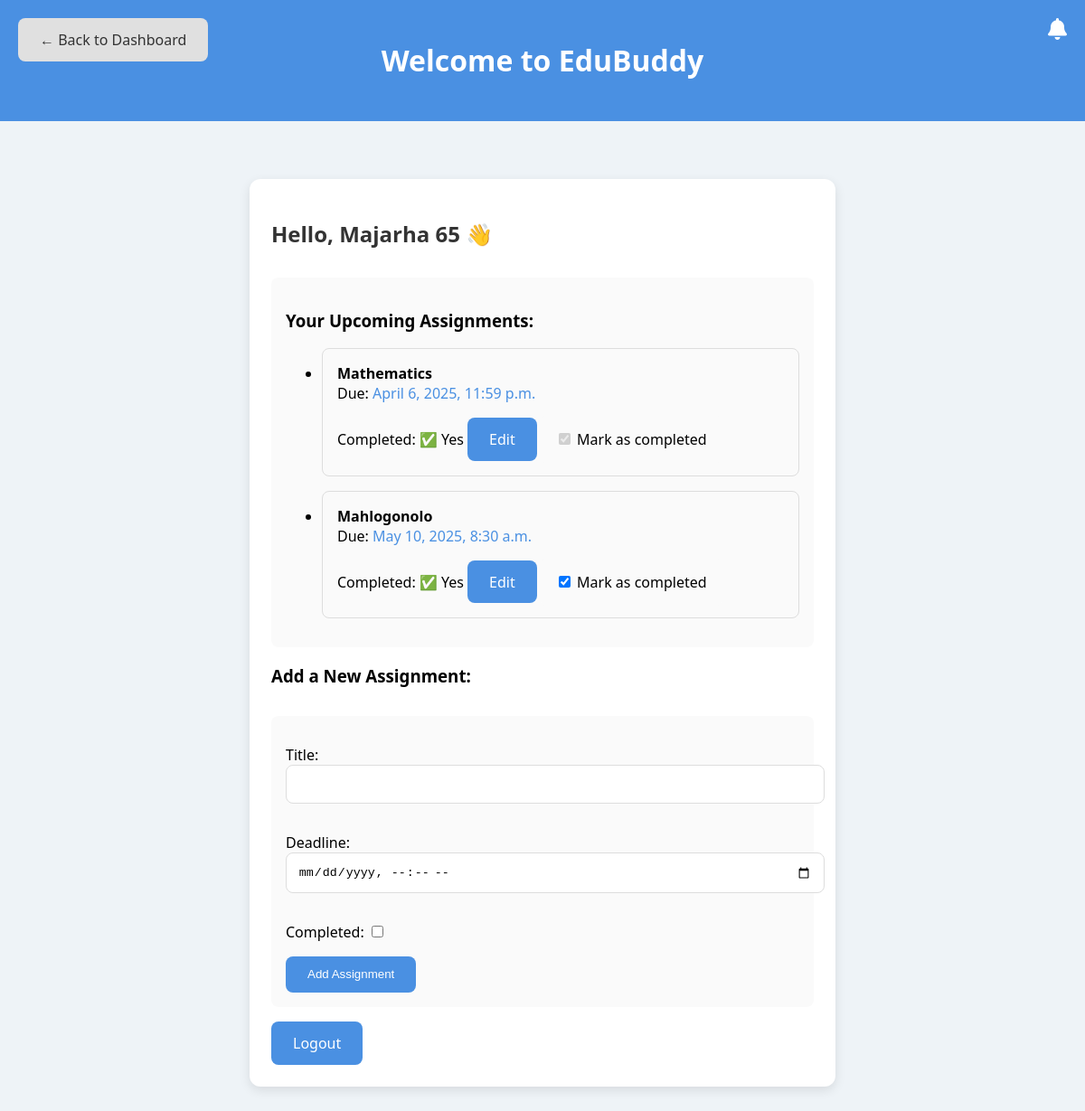
/assignments/ (signed in), run on the app's committed database.
### planner/models.py (models this page shows, shortened)
class Assignment(models.Model):
    title = models.CharField(max_length=200)
    deadline = models.DateTimeField()
    user = models.ForeignKey(User, on_delete=models.CASCADE)
    completed = models.BooleanField(default=False)  # New field to track completion status

### planner/views.py (the view, shortened to what this page needs)
# urls.py: path('assignments/', views.assignments_view, name='assignments'),
def assignments_view(request):
    assignments = Assignment.objects.filter(user=request.user)
    form = AssignmentForm()
    return render(request, 'planner/assignments.html', {'assignments': assignments, 'form': form})

### planner/forms.py
class AssignmentForm(forms.ModelForm):
    class Meta:
        model = Assignment
        fields = ['title', 'deadline', 'completed']  # Add 'completed' to the fields
        widgets = {
            'deadline': forms.DateTimeInput(attrs={'type': 'datetime-local'}),
            'completed': forms.CheckboxInput()  # Optional: You can customize the checkbox input widget
        }

### planner/templates/planner/assignments.html (shortened to what this page needs)
<!DOCTYPE html>
<html lang="en">
<head>
    <link rel="stylesheet" href="https://cdnjs.cloudflare.com/ajax/libs/font-awesome/6.0.0-beta3/css/all.min.css">
</head>
<body>
    <header>
        <h1>Welcome to EduBuddy</h1>
        <i class="fas fa-bell reminder-icon" onclick="toggleReminderForm()"></i>
    </header>
    <main>
        <div class="card">
            <h2>Hello, {{ request.user.username }} 👋</h2>
            <div class="assignments-list">
                <h3>Your Upcoming Assignments:</h3>
                <ul>
                {% if assignments %}
                        {% for assignment in assignments %}
                            <li class="assignment">
                                <strong>{{ assignment.title }}</strong><br>
                                Due: <span class="deadline">{{ assignment.deadline|date:"F j, Y, g:i a" }}</span><br>
                                Completed:
                                {% if assignment.completed %} ✅ Yes
                                {% else %} ❌ No
                                {% endif %}
                                <a href="{% url 'edit_assignment' assignment.id %}" class="button">Edit</a>
                                <form method="POST" style="display:inline;">
                                    <label for="completed">
                                        <input type="checkbox" name="completed" value="true" id="completed"
                                            {% if assignment.completed %}checked{% endif %}
                                            onchange="this.form.submit()">
                                        Mark as completed
                                    </label>
                                </form>
                    </li>
                    {% endfor %}
                {% else %}
                    <p>No upcoming assignments. Great job staying on top of things!</p>
                {% endif %}
            </ul>
            </div>
            <div class="assignment-form">
                <h3>Add a New Assignment:</h3>
                <form method="POST">
                    {{ form.as_p }}
                    <button type="submit">Add Assignment</button>
                    <a href="{% url 'dashboard' %}" class="back-to-dashboard">← Back to Dashboard</a>
                </form>
            </div>
            <a href="{% url 'logout' %}" class="button">Logout</a>
        </div>
    </main>
</body>
</html>

### planner/templates/planner/assignments.html (style rules this page uses)
body { font-family: 'Segoe UI', sans-serif; background-color: #eef3f7; margin: 0; padding: 0; }
header { background-color: #4a90e2; color: white; padding: 1.5rem; text-align: center; position: relative; }
.reminder-icon { position: absolute; top: 20px; right: 20px; font-size: 24px; cursor: pointer; color: white; }
main { padding: 2rem; }
.card { background-color: white; padding: 1.5rem; border-radius: 12px; box-shadow: 0 4px 12px rgba(0,0,0,0.1); max-width: 600px; margin: 2rem auto; }
h2 { color: #333; }
a.button { display: inline-block; margin-top: 1rem; padding: 0.8rem 1.5rem; background-color: #4a90e2; color: white; border-radius: 8px; text-decoration: none; }
.assignments-list { margin-top: 2rem; padding: 1rem; background-color: #fafafa; border-radius: 8px; }
.assignment { margin-bottom: 1rem; padding: 1rem; border: 1px solid #ddd; border-radius: 8px; }
.deadline { color: #4a90e2; }
form { margin-top: 2rem; padding: 1rem; background-color: #fafafa; border-radius: 8px; }
input[type="text"], input[type="datetime-local"], textarea { width: 100%; padding: 0.8rem; margin-bottom: 1rem; border: 1px solid #ddd; border-radius: 8px; }
button[type="submit"] { padding: 0.8rem 1.5rem; background-color: #4a90e2; color: white; border-radius: 8px; border: none; cursor: pointer; }
.back-to-dashboard { position: absolute; top: 20px; left: 20px; background-color: #e0e0e0; color: #333; border-radius: 8px; padding: 0.8rem 1.5rem; text-decoration: none; text-align: center; }

### data on the page
Assignment: title "Mathematics", deadline "April 6, 2025, 11:59 p.m.", shows "✅ Yes", completed "☑"
Assignment: title "Mahlogonolo", deadline "May 10, 2025, 8:30 a.m.", shows "✅ Yes", completed "☑"

### other printed values
{{ request.user.username }} "Majarha 65"
